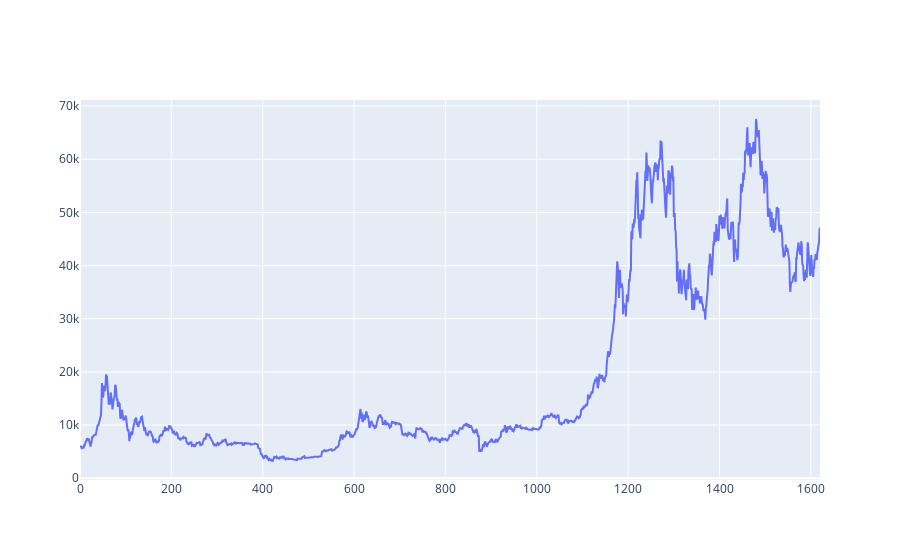

Notebook code for this chart:
### Code cell
#5.Plotting the graph for timeline vs adjacent close price for the whole gathered data
btc_trace = go.Scatter(x=data.index, y=data['Adj Close'],name='price')
py.iplot([btc_trace])

### Figure 1 — Plotly figure (JSON) as saved in the notebook; plotly's stock layout.template omitted (floating-point values rounded to 4 significant figures; data arrays with more than 128 entries replaced by an {"elided": "..."} marker saying what was removed)
{"data": [{"name": "price", "x": {"elided": "1621 int values"}, "y": {"elided": "1621 float values"}, "type": "scatter"}], "layout": {}}
